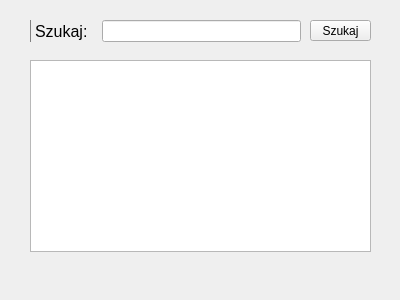
<?xml version="1.0" encoding="UTF-8"?>
<ui version="4.0">
 <class>Form</class>
 <widget class="QWidget" name="Form">
  <property name="geometry">
   <rect>
    <x>0</x>
    <y>0</y>
    <width>400</width>
    <height>300</height>
   </rect>
  </property>
  <property name="windowTitle">
   <string>Form</string>
  </property>
  <widget class="QLabel" name="label">
   <property name="geometry">
    <rect>
     <x>10</x>
     <y>260</y>
     <width>141</width>
     <height>31</height>
    </rect>
   </property>
   <property name="text">
    <string/>
   </property>
  </widget>
  <widget class="QWidget" name="formLayoutWidget">
   <property name="geometry">
    <rect>
     <x>30</x>
     <y>20</y>
     <width>271</width>
     <height>22</height>
    </rect>
   </property>
   <layout class="QFormLayout" name="formLayout">
    <item row="0" column="0">
     <widget class="QLabel" name="label_2">
      <property name="font">
       <font>
        <family>Arial</family>
        <pointsize>12</pointsize>
       </font>
      </property>
      <property name="styleSheet">
       <string notr="true">border: nonel;
border-left: 1px solid grey;</string>
      </property>
      <property name="text">
       <string>Szukaj: </string>
      </property>
     </widget>
    </item>
    <item row="0" column="1">
     <widget class="QLineEdit" name="lineEdit"/>
    </item>
   </layout>
  </widget>
  <widget class="QPushButton" name="pushButton">
   <property name="geometry">
    <rect>
     <x>310</x>
     <y>20</y>
     <width>61</width>
     <height>21</height>
    </rect>
   </property>
   <property name="text">
    <string>Szukaj</string>
   </property>
  </widget>
  <widget class="QTreeView" name="treeView">
   <property name="geometry">
    <rect>
     <x>30</x>
     <y>60</y>
     <width>341</width>
     <height>192</height>
    </rect>
   </property>
  </widget>
 </widget>
 <resources/>
 <connections/>
</ui>
